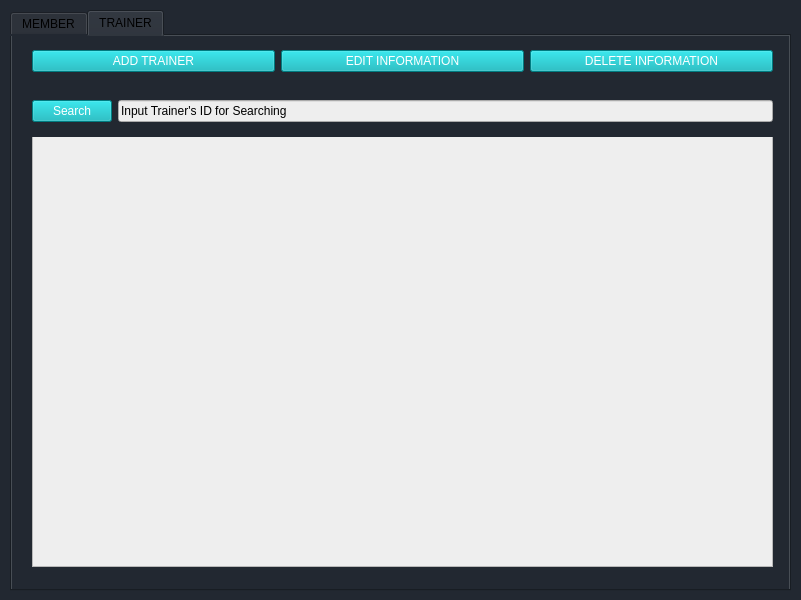
<?xml version="1.0" encoding="UTF-8"?>
<ui version="4.0">
 <class>SSIS</class>
 <widget class="QMainWindow" name="SSIS">
  <property name="geometry">
   <rect>
    <x>0</x>
    <y>0</y>
    <width>801</width>
    <height>600</height>
   </rect>
  </property>
  <property name="minimumSize">
   <size>
    <width>801</width>
    <height>600</height>
   </size>
  </property>
  <property name="maximumSize">
   <size>
    <width>801</width>
    <height>600</height>
   </size>
  </property>
  <property name="mouseTracking">
   <bool>false</bool>
  </property>
  <property name="windowTitle">
   <string>MainWindow</string>
  </property>
  <property name="styleSheet">
   <string notr="true">background-color:rgb(34, 40, 49)</string>
  </property>
  <property name="tabShape">
   <enum>QTabWidget::Rounded</enum>
  </property>
  <widget class="QWidget" name="centralwidget">
   <widget class="QTabWidget" name="tabWidget">
    <property name="geometry">
     <rect>
      <x>10</x>
      <y>10</y>
      <width>781</width>
      <height>581</height>
     </rect>
    </property>
    <property name="maximumSize">
     <size>
      <width>800</width>
      <height>600</height>
     </size>
    </property>
    <property name="font">
     <font>
      <family>Arial</family>
     </font>
    </property>
    <property name="statusTip">
     <string/>
    </property>
    <property name="autoFillBackground">
     <bool>false</bool>
    </property>
    <property name="styleSheet">
     <string notr="true">background-color:rgb(34, 40, 49)</string>
    </property>
    <property name="tabShape">
     <enum>QTabWidget::Rounded</enum>
    </property>
    <property name="currentIndex">
     <number>1</number>
    </property>
    <property name="elideMode">
     <enum>Qt::ElideNone</enum>
    </property>
    <property name="usesScrollButtons">
     <bool>false</bool>
    </property>
    <property name="tabsClosable">
     <bool>false</bool>
    </property>
    <property name="movable">
     <bool>false</bool>
    </property>
    <property name="tabBarAutoHide">
     <bool>false</bool>
    </property>
    <widget class="QWidget" name="memberTab">
     <attribute name="title">
      <string>MEMBER</string>
     </attribute>
     <widget class="QTableView" name="studentTable">
      <property name="geometry">
       <rect>
        <x>20</x>
        <y>100</y>
        <width>741</width>
        <height>431</height>
       </rect>
      </property>
      <property name="autoFillBackground">
       <bool>false</bool>
      </property>
      <property name="styleSheet">
       <string notr="true">background-color: rgb(238, 238, 238)</string>
      </property>
      <property name="selectionMode">
       <enum>QAbstractItemView::SingleSelection</enum>
      </property>
     </widget>
     <widget class="QWidget" name="horizontalLayoutWidget">
      <property name="geometry">
       <rect>
        <x>20</x>
        <y>60</y>
        <width>741</width>
        <height>31</height>
       </rect>
      </property>
      <layout class="QHBoxLayout" name="horizontalLayout">
       <item>
        <widget class="QPushButton" name="searchpushButton">
         <property name="styleSheet">
          <string notr="true">background-color:rgb(0, 173, 181);
font: 87 8pt &quot;Arial Black&quot;;
color: rgb(255, 255, 255);</string>
         </property>
         <property name="text">
          <string>Search</string>
         </property>
        </widget>
       </item>
       <item>
        <widget class="QLineEdit" name="studentLineEdit">
         <property name="styleSheet">
          <string notr="true">background-color: rgb(238, 238, 238)</string>
         </property>
         <property name="text">
          <string>Input Member's ID for Searching</string>
         </property>
         <property name="maxLength">
          <number>250</number>
         </property>
         <property name="placeholderText">
          <string>Input Student ID For Searching</string>
         </property>
        </widget>
       </item>
      </layout>
     </widget>
     <widget class="QWidget" name="horizontalLayoutWidget_3">
      <property name="geometry">
       <rect>
        <x>20</x>
        <y>0</y>
        <width>741</width>
        <height>51</height>
       </rect>
      </property>
      <layout class="QHBoxLayout" name="horizontalLayout_3">
       <item>
        <widget class="QPushButton" name="addButtonStudent">
         <property name="cursor">
          <cursorShape>PointingHandCursor</cursorShape>
         </property>
         <property name="mouseTracking">
          <bool>false</bool>
         </property>
         <property name="styleSheet">
          <string notr="true">background-color:rgb(0, 173, 181);
font: 87 8pt &quot;Arial Black&quot;;
color: rgb(255, 255, 255);</string>
         </property>
         <property name="text">
          <string>ADD GYM MEMBER</string>
         </property>
        </widget>
       </item>
       <item>
        <widget class="QPushButton" name="addButtonStudent_2">
         <property name="cursor">
          <cursorShape>PointingHandCursor</cursorShape>
         </property>
         <property name="mouseTracking">
          <bool>false</bool>
         </property>
         <property name="styleSheet">
          <string notr="true">background-color:rgb(0, 173, 181);
font: 87 8pt &quot;Arial Black&quot;;
color: rgb(255, 255, 255);</string>
         </property>
         <property name="text">
          <string>EDIT INFORMATION</string>
         </property>
        </widget>
       </item>
       <item>
        <widget class="QPushButton" name="deleteButtonStudent">
         <property name="cursor">
          <cursorShape>PointingHandCursor</cursorShape>
         </property>
         <property name="styleSheet">
          <string notr="true">background-color:rgb(0, 173, 181);
font: 87 8pt &quot;Arial Black&quot;;
color: rgb(255, 255, 255);</string>
         </property>
         <property name="text">
          <string>DELETE INFORMATION</string>
         </property>
        </widget>
       </item>
      </layout>
     </widget>
    </widget>
    <widget class="QWidget" name="courseTab">
     <attribute name="title">
      <string>TRAINER</string>
     </attribute>
     <widget class="QTableView" name="courseTable">
      <property name="geometry">
       <rect>
        <x>20</x>
        <y>100</y>
        <width>741</width>
        <height>431</height>
       </rect>
      </property>
      <property name="autoFillBackground">
       <bool>false</bool>
      </property>
      <property name="styleSheet">
       <string notr="true">background-color: rgb(238, 238, 238)</string>
      </property>
      <property name="selectionMode">
       <enum>QAbstractItemView::SingleSelection</enum>
      </property>
     </widget>
     <widget class="QWidget" name="horizontalLayoutWidget_2">
      <property name="geometry">
       <rect>
        <x>20</x>
        <y>50</y>
        <width>741</width>
        <height>51</height>
       </rect>
      </property>
      <layout class="QHBoxLayout" name="horizontalLayout_2">
       <item>
        <widget class="QPushButton" name="searchpushButton_2">
         <property name="styleSheet">
          <string notr="true">background-color:rgb(0, 173, 181);
font: 87 8pt &quot;Arial Black&quot;;
color: rgb(255, 255, 255);</string>
         </property>
         <property name="text">
          <string>Search</string>
         </property>
        </widget>
       </item>
       <item>
        <widget class="QLineEdit" name="studentLineEdit_2">
         <property name="styleSheet">
          <string notr="true">background-color: rgb(238, 238, 238)</string>
         </property>
         <property name="text">
          <string>Input Trainer's ID for Searching</string>
         </property>
         <property name="maxLength">
          <number>500</number>
         </property>
         <property name="placeholderText">
          <string>Input Student ID For Searching</string>
         </property>
        </widget>
       </item>
      </layout>
     </widget>
     <widget class="QWidget" name="horizontalLayoutWidget_4">
      <property name="geometry">
       <rect>
        <x>20</x>
        <y>0</y>
        <width>741</width>
        <height>51</height>
       </rect>
      </property>
      <layout class="QHBoxLayout" name="horizontalLayout_4">
       <item>
        <widget class="QPushButton" name="addButtonCourse">
         <property name="styleSheet">
          <string notr="true">background-color:rgb(0, 173, 181);
font: 87 8pt &quot;Arial Black&quot;;
color: rgb(255, 255, 255);</string>
         </property>
         <property name="text">
          <string>ADD TRAINER</string>
         </property>
        </widget>
       </item>
       <item>
        <widget class="QPushButton" name="addButtonStudent_3">
         <property name="cursor">
          <cursorShape>PointingHandCursor</cursorShape>
         </property>
         <property name="mouseTracking">
          <bool>false</bool>
         </property>
         <property name="styleSheet">
          <string notr="true">background-color:rgb(0, 173, 181);
font: 87 8pt &quot;Arial Black&quot;;
color: rgb(255, 255, 255);</string>
         </property>
         <property name="text">
          <string>EDIT INFORMATION</string>
         </property>
        </widget>
       </item>
       <item>
        <widget class="QPushButton" name="deleteButtonCourse">
         <property name="styleSheet">
          <string notr="true">background-color:rgb(0, 173, 181);
font: 87 8pt &quot;Arial Black&quot;;
color: rgb(255, 255, 255);</string>
         </property>
         <property name="text">
          <string>DELETE INFORMATION</string>
         </property>
        </widget>
       </item>
      </layout>
     </widget>
    </widget>
   </widget>
  </widget>
 </widget>
 <resources/>
 <connections/>
</ui>
